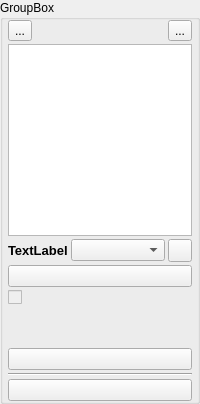
           <widget class="QGroupBox" name="groupBox_tab3_setting">
            <property name="maximumSize">
             <size>
              <width>200</width>
              <height>16777215</height>
             </size>
            </property>
            <property name="title">
             <string>GroupBox</string>
            </property>
            <layout class="QVBoxLayout" name="verticalLayout_8">
             <property name="spacing">
              <number>3</number>
             </property>
             <property name="leftMargin">
              <number>5</number>
             </property>
             <property name="topMargin">
              <number>0</number>
             </property>
             <property name="rightMargin">
              <number>5</number>
             </property>
             <property name="bottomMargin">
              <number>0</number>
             </property>
             <item>
              <layout class="QHBoxLayout" name="horizontalLayout_16">
               <item>
                <widget class="QToolButton" name="btn_tab3_save_records">
                 <property name="text">
                  <string>...</string>
                 </property>
                </widget>
               </item>
               <item>
                <spacer name="horizontalSpacer_5">
                 <property name="orientation">
                  <enum>Qt::Horizontal</enum>
                 </property>
                 <property name="sizeHint" stdset="0">
                  <size>
                   <width>40</width>
                   <height>20</height>
                  </size>
                 </property>
                </spacer>
               </item>
               <item>
                <widget class="QToolButton" name="btn_tab3_clear_records">
                 <property name="text">
                  <string>...</string>
                 </property>
                </widget>
               </item>
              </layout>
             </item>
             <item>
              <widget class="QListWidget" name="listWidget_tab3_result">
               <property name="font">
                <font>
                 <pointsize>12</pointsize>
                </font>
               </property>
              </widget>
             </item>
             <item>
              <layout class="QHBoxLayout" name="horizontalLayout_15">
               <item>
                <widget class="QLabel" name="label_tab3_selectmodel">
                 <property name="maximumSize">
                  <size>
                   <width>60</width>
                   <height>16777215</height>
                  </size>
                 </property>
                 <property name="font">
                  <font>
                   <pointsize>10</pointsize>
                   <weight>75</weight>
                   <bold>true</bold>
                  </font>
                 </property>
                 <property name="text">
                  <string>TextLabel</string>
                 </property>
                </widget>
               </item>
               <item>
                <widget class="QComboBox" name="comboBox_tab3_model"/>
               </item>
               <item>
                <widget class="QToolButton" name="btn_tab3_refresh_model"/>
               </item>
              </layout>
             </item>
             <item>
              <widget class="QPushButton" name="btn_tab3_start"/>
             </item>
             <item>
              <widget class="QCheckBox" name="checkBox_tab3_continuous_detect">
               <property name="enabled">
                <bool>false</bool>
               </property>
               <property name="font">
                <font>
                 <pointsize>12</pointsize>
                </font>
               </property>
              </widget>
             </item>
             <item>
              <spacer name="verticalSpacer_2">
               <property name="orientation">
                <enum>Qt::Vertical</enum>
               </property>
               <property name="sizeType">
                <enum>QSizePolicy::Preferred</enum>
               </property>
               <property name="sizeHint" stdset="0">
                <size>
                 <width>20</width>
                 <height>40</height>
                </size>
               </property>
              </spacer>
             </item>
             <item>
              <widget class="QPushButton" name="btn_tab3_manual_predict"/>
             </item>
             <item>
              <widget class="Line" name="line">
               <property name="orientation">
                <enum>Qt::Horizontal</enum>
               </property>
              </widget>
             </item>
             <item>
              <widget class="QPushButton" name="btn_tab3_cancleWarn"/>
             </item>
            </layout>
           </widget>
